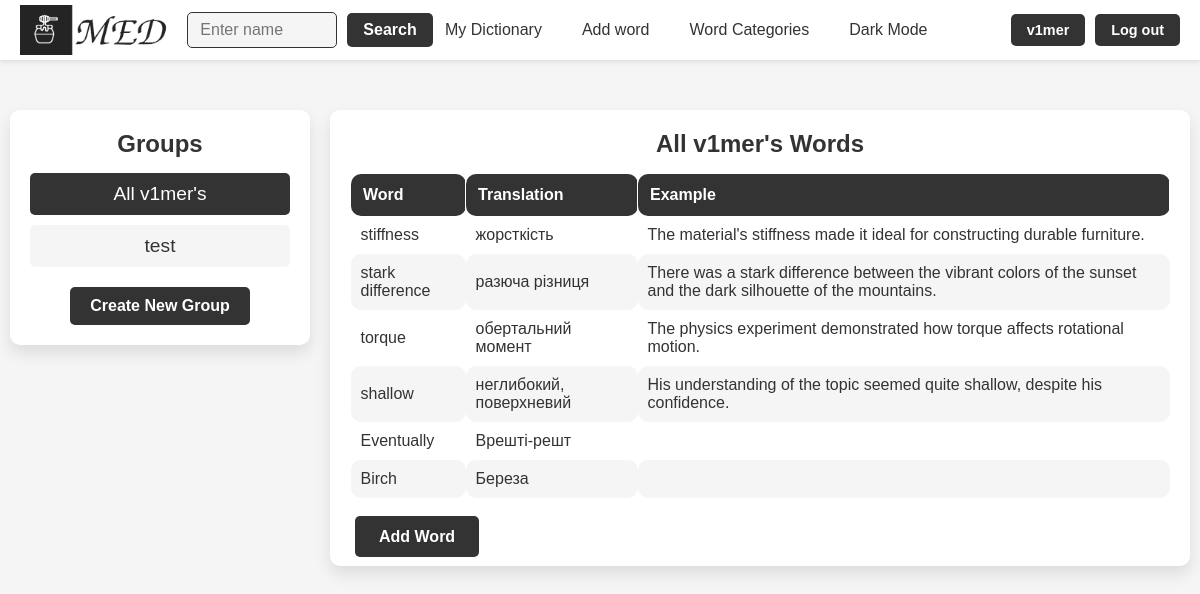
The app's page /groups/11/ (signed in) with its own data.
### med/models.py (models this page shows, shortened)
class WordGroup(models.Model):
    name = models.CharField(max_length=100)
    words = models.ManyToManyField(Word, blank=True)
    user = models.ForeignKey(User, on_delete=models.CASCADE)
    is_main = models.BooleanField(verbose_name='main', default=False)
    class Meta:
        ordering = ['name']
        indexes = [
            models.Index(fields=['name'])
        ]

class Word(models.Model):
    word = models.CharField(max_length=100)
    translation = models.CharField(max_length=100)
    example = models.TextField(blank=True)
    time_create = models.DateTimeField(auto_now_add=True)
    time_update = models.DateTimeField(auto_now=True)
    user = models.ForeignKey(User, on_delete=models.CASCADE)
    is_favourite = models.BooleanField(default=False)
    class Meta:
        ordering = ['-time_create', 'word']
        indexes = [
            models.Index(fields=['-time_create'])
        ]

### med/views.py (the view)
# urls.py: path('groups/<int:group_id>/', views.GroupWordsView.as_view(), name='group_words'),
class GroupWordsView(ListView):
    model = Word
    template_name = 'med/groups.html'
    context_object_name = 'words'
    def is_main(self):
        group_id = self.kwargs.get('group_id')
        is_main = get_object_or_404(WordGroup, id=group_id, user=self.request.user).is_main
        return is_main
    def get_name(self):
        group_id = self.kwargs.get('group_id')
        name = get_object_or_404(WordGroup, id=group_id, user=self.request.user).name
        return name
    def get_context_data(self, **kwargs):
        context = super().get_context_data(**kwargs)
        context['title'] = "Groups"
        context['title1'] = f"{self.get_name()} Words"
        context['groups'] = WordGroup.objects.filter(user=self.request.user)
        context['is_main'] = self.is_main()
        context['group_id'] = self.kwargs.get('group_id')
        context['is_group'] = True
        context['words_f_g'] = True
        return context
    def get_queryset(self):
        group_id = self.kwargs.get('group_id')
        group = get_object_or_404(WordGroup, id=group_id, user=self.request.user)
        return group.words.all()

### med/templates/med/groups.html (shortened to what this page needs)
{% extends "base.html" %}
{% block content %}
<div class="group-container">
    <div class="group-list">
        <h2>{{ title }}</h2>
        <div class="group-blocks">
            {% for group in groups %}
            {% if group.id == group_id %}
                <div class="group-block group-block-selected">
                    <p>{{ group.name }}</p>
                </div>
            {% else %}
                <a href="{% url 'group_words' group.id %}">
                    <div class="group-block">
                        <p>{{ group.name }}</p>
                    </div>
                </a>
            {% endif %}
            {% endfor %}
        </div>
        <a href="{% url 'create_group' %}" class="buttons">Create New Group</a>
    </div>
    <div class="word-list-container">
        <h2>{{ title1 }}</h2>
        {% if is_group %}
        {% if words %}
            <table class="word_table group-table">
                <thead>
                    <tr>
                        <th>Word</th>
                        <th>Translation</th>
                        <th>Example</th>
                    </tr>
                </thead>
                <tbody>
                    {% for word in words %}
                        <tr>
                            <td>{{ word.word }}</td>
                            <td>{{ word.translation }}</td>
                            <td>{{ word.example }}</td>
                        </tr>
                    {% endfor %}
                </tbody>
            </table>
        {% else %}
            <p>No words in this group.</p>
        {% endif %}
        {% endif %}
        {% if is_group %}
        <div class="buttons groups-buttons">
            <div class="add_word">
                {% if is_main %}
                <a href="{% url 'addword' %}" class="add-word-button">Add Word</a>
                {% else %}
                <a href="{% url 'words' request.user.username %}" class="add-word-button">Add Word</a>
                <a href="#" class="add-word-button" onclick="deleteSelectedWords(); return false;">Delete Selected</a>
                {% endif %}
            </div>
        </div>
        {% endif %}
    </div>
</div>
{% endblock %}

### templates/base.html (shortened to what this page needs)
{% load static %}
<!DOCTYPE html>
<html lang="en">
<head>
    <link rel="stylesheet" type="text/css" href="{% static 'med/css/styles.css' %}">
</head>
<body>
<header>
    {% if user.is_authenticated %}
    <div class="logo_container">
        {% if is_profile or is_dict %}
            {% if is_my_profile or is_my_dict %}
                <a href="{% url 'profile' user.username %}">
                    <img id="logo_img" src="{% static 'med/img/base/light_logo.png' %}"
                         data-light-src="{% static 'med/img/base/light_logo.png' %}"
                         data-dark-src="{% static 'med/img/base/dark_logo.png' %}" alt="MED Logo">
                </a>
            {% else %}
                <a href="{% url 'profile' logged_user.username %}">
                    <img id="logo_img" src="{% static 'med/img/base/light_logo.png' %}"
                         data-light-src="{% static 'med/img/base/light_logo.png' %}"
                         data-dark-src="{% static 'med/img/base/dark_logo.png' %}" alt="MED Logo">
                </a>
            {% endif %}
        {% else %}
            <a href="{% url 'profile' user.username %}">
                <img id="logo_img" src="{% static 'med/img/base/light_logo.png' %}"
                     data-light-src="{% static 'med/img/base/light_logo.png' %}"
                     data-dark-src="{% static 'med/img/base/dark_logo.png' %}" alt="MED Logo">
            </a>
        {% endif %}
    </div>
    {% else %}
    <div class="logo_container">
        <a href="{% url 'home' %}"><img id="logo_img" src="{% static 'med/img/base/light_logo.png' %}" data-light-src="{% static 'med/img/base/light_logo.png' %}" data-dark-src="{% static 'med/img/base/dark_logo.png' %}" alt="MED Logo"></a>
    </div>
    {% endif %}
    <nav class="nav-items">
            {% if user.is_authenticated %}
                <div class="nav-left">
                {% if not is_search %}
                <form method="get" action="{% url 'user_search' %}" class="search-form">
                    <input type="text" name="q" placeholder="Enter name" required class="search-input">
                    <a href="#" class="search-link" onclick="this.closest('form').submit();">Search</a>
                </form>
                {% endif %}
                </div>
        <div class="nav-center">
                {% if is_my_dict %}
                <a href="{% url 'words' user.username %}">My Dictionary</a>
                {% else %}
                <a href="{% url 'words' request.user.username %}">My Dictionary</a>
                {% endif %}
                <a href="{% url 'addword' %}">Add word</a>
                <a href="{% url 'groups' %}">Word Categories</a>
            {% else %}
            <div class="nav-left"></div>
            <div class="nav-center">
                <a href="{% url 'login' %}">My Dictionary</a>
                <a href="{% url 'login' %}">Add word</a>
                <a href="#">Word Categories</a>
                {% endif %}
                <a href="#" id="theme-toggle-dark">Dark Mode</a>
            </div>
        {% if request.user.is_authenticated %}
        <div class="buttons">
            {% if is_profile or is_dict %}
                {% if is_my_profile or is_my_dict %}
                <a href="{% url 'profile' user.username %}">{{request.user.username}}</a>
                {% else %}
                <a href="{% url 'profile' logged_user.username %}">{{request.user.username}}</a>
                {% endif %}
            {% else %}
                <a href="{% url 'profile' user.username %}">{{request.user.username}}</a>
            {% endif %}
            <a href="{% url 'logout' %}">Log out</a>
        </div>
        {% else %}
        <div class="buttons">
            <a href="{% url 'login' %}">Log in</a>
            <a href="{% url 'register' %}">Register</a>
        </div>
        {% endif %}
    </nav>
</header>
<div class="container">
    {% block content %}
    {% endblock %}
</div>
</body>
</html>

### records on screen
WordGroup: name "All v1mer's"
WordGroup: name "test"
Word: word "stiffness", translation "жорсткість", example "The material's stiffness made it ideal for constructing durable furniture."
Word: word "stark difference", translation "разюча різниця", example "There was a stark difference between the vibrant colors of the sunset and the dark silhouette of the mountains."
Word: word "torque", translation "обертальний момент", example "The physics experiment demonstrated how torque affects rotational motion."
Word: word "shallow", translation "неглибокий, поверхневий", example "His understanding of the topic seemed quite shallow, despite his confidence."
Word: word "Eventually", translation "Врешті-решт"
Word: word "Birch", translation "Береза"

### other values on screen
{{ request.user.username }} "v1mer"
{{ title }} "Groups"
{{ title1 }} "All v1mer's Words"
